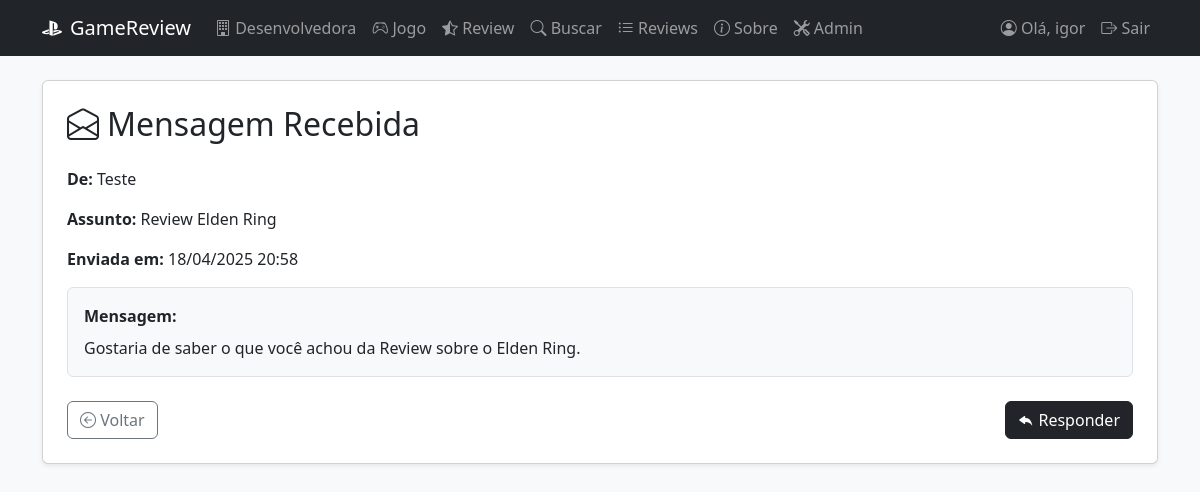
The app's page /mensagens/6/ (signed in) with its own data.
### GameApp/models.py (models this page shows, shortened)
class Mensagem(models.Model):
    remetente = models.ForeignKey(User, related_name='mensagens_enviadas', on_delete=models.CASCADE)
    destinatario = models.ForeignKey(User, related_name='mensagens_recebidas', on_delete=models.CASCADE)
    assunto = models.CharField(max_length=100)
    corpo = models.TextField()
    data_envio = models.DateTimeField(auto_now_add=True)
    lida = models.BooleanField(default=False)

### GameApp/views.py (the view)
# urls.py: path('mensagens/<int:pk>/', MensagemDetailView.as_view(), name='mensagem_detail'),
class MensagemDetailView(LoginRequiredMixin, DetailView):
    model = Mensagem
    template_name = 'mensagens/detalhe_mensagem.html'
    context_object_name = 'mensagem'
    def get_object(self, queryset=None):
        obj = super().get_object(queryset)
        if obj.destinatario != self.request.user:
            raise PermissionDenied("Você não tem permissão para visualizar esta mensagem.")
        if not obj.lida:
            obj.lida = True
            obj.save()
        return obj

### GameApp/templates/mensagens/detalhe_mensagem.html (shortened to what this page needs)
{% extends 'base.html' %}
{% block content %}
<div class="card shadow-sm p-4">
    <h2 class="mb-4 d-flex align-items-center gap-2">
        <i class="bi bi-envelope-open"></i> Mensagem Recebida
    </h2>
    <div class="mb-3">
        <strong>De:</strong> {{ mensagem.remetente.username }}
    </div>
    <div class="mb-3">
        <strong>Assunto:</strong> {{ mensagem.assunto }}
    </div>
    <div class="mb-3">
        <strong>Enviada em:</strong> {{ mensagem.data_envio|date:"d/m/Y H:i" }}
    </div>
    <div class="mb-4 border rounded p-3 bg-light">
        <strong>Mensagem:</strong>
        <p class="mt-2 mb-0">{{ mensagem.corpo }}</p>
    </div>
    <div class="d-flex justify-content-between">
        <a href="{% url 'caixa_entrada' %}" class="btn btn-outline-secondary">
            <i class="bi bi-arrow-left-circle"></i> Voltar
        </a>
        <a href="{% url 'responder_mensagem' mensagem.remetente.pk %}" class="btn btn-dark">
            <i class="bi bi-reply-fill"></i> Responder
        </a>
    </div>
</div>
{% endblock %}

### GameApp/templates/base.html (shortened to what this page needs)
{% load static %}
<!DOCTYPE html>
<html lang="pt-br">
<head>
    <link href="https://cdn.jsdelivr.net/npm/bootstrap@5.3.3/dist/css/bootstrap.min.css" rel="stylesheet">
    <link rel="stylesheet" href="https://cdn.jsdelivr.net/npm/bootstrap-icons@1.10.5/font/bootstrap-icons.css">
</head>
<body class="bg-light">
    <nav class="navbar navbar-expand-lg navbar-dark bg-dark mb-4">
        <div class="container">
            <a class="navbar-brand d-flex align-items-center gap-2" href="{% url 'index' %}">
                <i class="bi bi-playstation"></i> GameReview
            </a>
            <div class="collapse navbar-collapse" id="navbarNav">
                <ul class="navbar-nav me-auto">
                    <li class="nav-item">
                        <a class="nav-link" href="{% url 'adicionar_desenvolvedora' %}">
                            <i class="bi bi-building"></i> Desenvolvedora
                        </a>
                    </li>
                    <li class="nav-item">
                        <a class="nav-link" href="{% url 'adicionar_jogo' %}">
                            <i class="bi bi-controller"></i> Jogo
                        </a>
                    </li>
                    <li class="nav-item">
                        <a class="nav-link" href="{% url 'adicionar_review' %}">
                            <i class="bi bi-star-half"></i> Review
                        </a>
                    </li>
                    <li class="nav-item">
                        <a class="nav-link" href="{% url 'buscar_jogo' %}">
                            <i class="bi bi-search"></i> Buscar
                        </a>
                    </li>
                    <li class="nav-item">
                        <a class="nav-link" href="{% url 'listar_reviews' %}">
                            <i class="bi bi-list-ul"></i> Reviews
                        </a>
                    </li>
                    <li class="nav-item">
                        <a class="nav-link" href="{% url 'about' %}">
                            <i class="bi bi-info-circle"></i> Sobre
                        </a>
                    </li>
                    {% if user.is_authenticated and user.is_superuser %}
                    <li class="nav-item">
                        <a class="nav-link" href="/admin/">
                            <i class="bi bi-tools"></i> Admin
                        </a>
                    </li>
                    {% endif %}
                </ul>
                <ul class="navbar-nav ms-auto">
                    {% if user.is_authenticated %}
                    <li class="nav-item">
                        <a class="nav-link" href="{% url 'profile' %}">
                            <i class="bi bi-person-circle"></i> Olá, {{ user.username }}
                        </a>
                    </li>
                    <li class="nav-item">
                        <a class="nav-link" href="{% url 'logout' %}">
                            <i class="bi bi-box-arrow-right"></i> Sair
                        </a>
                    </li>
                    {% endif %}
                </ul>
            </div>
        </div>
    </nav>
    <main class="container">
        {% block content %}{% endblock %}
    </main>
</body>
</html>

### records on screen
Mensagem: remetente.username "Teste", assunto "Review Elden Ring", data_envio "18/04/2025 20:58", corpo "Gostaria de saber o que você achou da Review sobre o Elden Ring."

### other values on screen
{{ user.username }} "igor"
